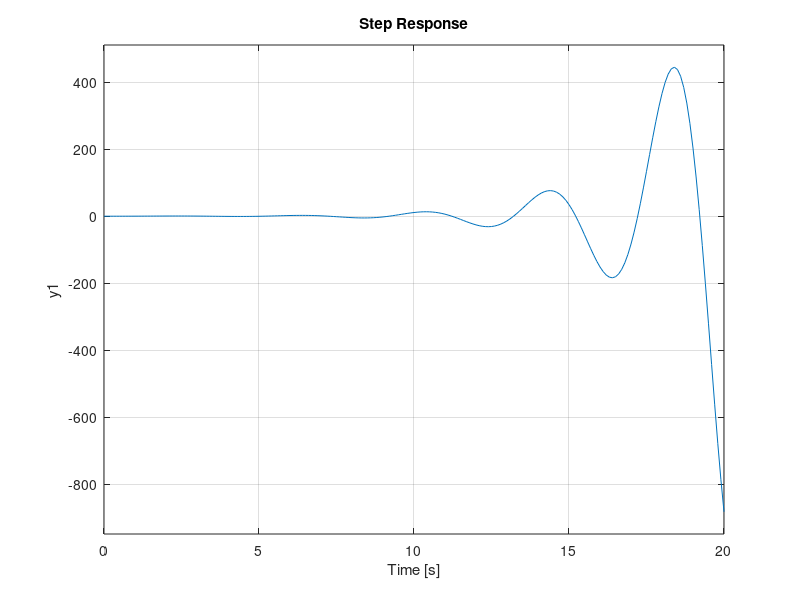

Source code (MATLAB):
% Clear
clear
clc
close all

%% Define Transfer Function
% Mechanical Translational System (Mass, Spring, Damper)
% G(s) = 1 /
% (s+2)(s+3)

%G(s) = 1 /
% s^2+s3+s2+5

G_num = [1];
G_den = [1 1 1 5];
G = tf(G_num,G_den)

% step response
step(G,0:0.1:20)